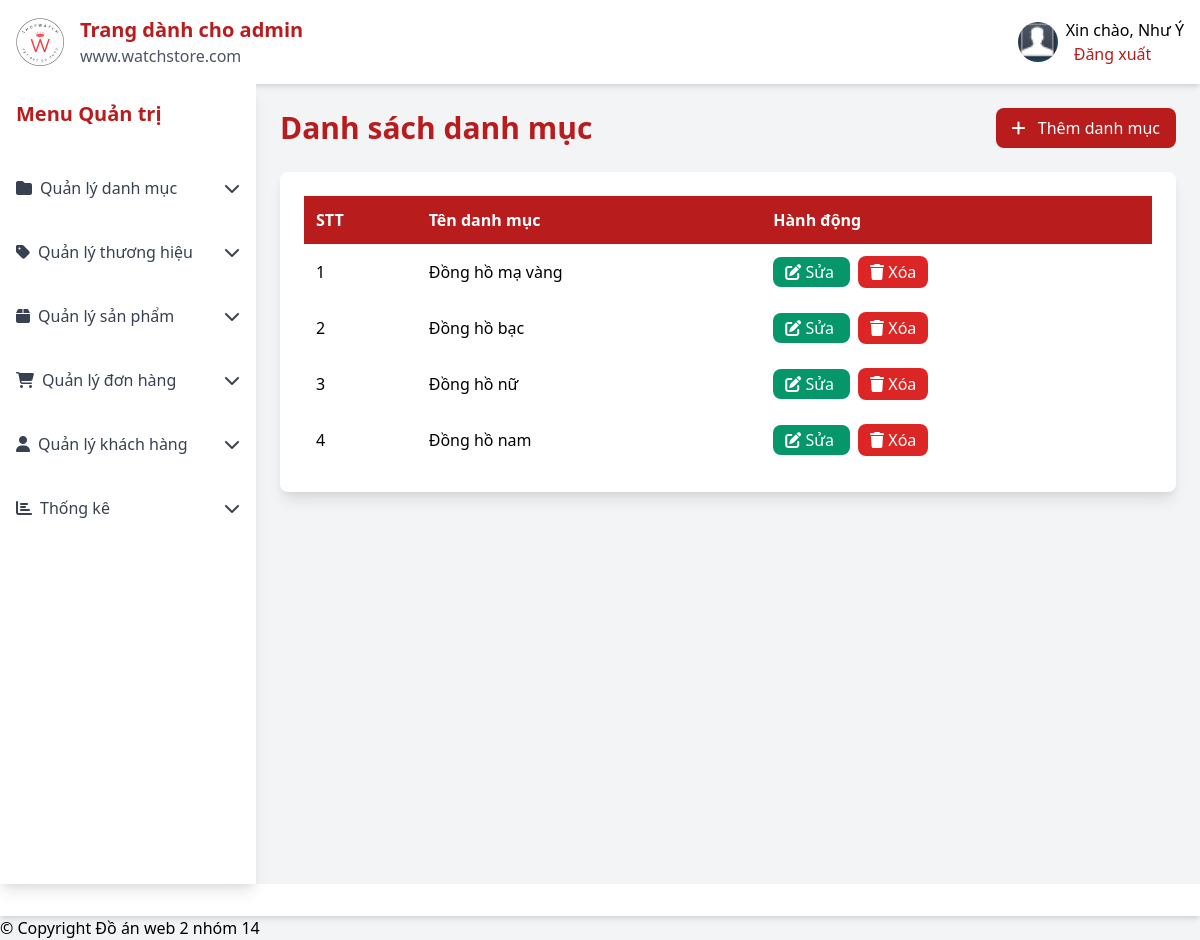
The app's page /admin/catlist.php (signed in) with its own data.
### tables this page shows
CREATE TABLE `tbl_category` (
  `catId` int(11) NOT NULL,
  `catName` varchar(255) NOT NULL
);

### lib/database.php (called while the page is built, shortened)
<?php
Class Database{
    public $host = DB_HOST;
    public $user = DB_USER;
    public $pass = DB_PASS;
    public $dbname = DB_NAME;
    public $link;
private function connectDB(){
    $this->link = new mysqli($this->host, $this->user,$this->pass, $this->dbname);
}
public function select($query, $params = []) {
    try {
        if (empty($params)) {
            $result = $this->link->query($query);
            if ($result->num_rows > 0) {
                return $result;
            } else {
                return false;
            }
        }
    } catch (Exception $e) {
        $this->error = "Lỗi select: " . $e->getMessage();
        error_log($this->error);
        return false;
    }
}
}
?>

### classes/category.php (called while the page is built, shortened)
<?php
$filepath = realpath(dirname(__FILE__));
include_once ($filepath.'/../lib/database.php');
class category {
    private $db;
    public function __construct(){
        $this->db = new Database();
    }
    public function show_category(){
        $query = "SELECT * FROM tbl_category ORDER BY catId DESC";
        $result = $this->db->select($query);
        return $result;
    }
}
?>

### admin/catlist.php (the view, shortened to what this page needs)
<?php
include_once 'inc/header.php';
include_once '../classes/category.php';
$cat = new category();
?>
<!DOCTYPE html>
<html lang="vi">
<head>
</head>
<body class="bg-gray-100 font-sans">
    <div class="flex flex-col min-h-screen">
        <?php include_once 'inc/header.php'; ?>
        <div class="flex flex-1">
            <div class="sidebar fixed inset-y-0 left-0 w-64 md:static md:translate-x-0">
                <?php include_once 'inc/sidebar.php'; ?>
            </div>
            <main class="content flex-1 p-6 ">
                <div class="flex justify-between items-center mb-6">
                    <h2 class="text-3xl font-bold text-red-700">Danh sách danh mục</h2>
                    <a href="catadd.php" class="bg-red-700 text-white px-4 py-2 rounded-lg hover:bg-red-800">
                        <i class="fas fa-plus mr-2"></i> Thêm danh mục
                    </a>
                </div>
                <div class="bg-white shadow-lg rounded-lg p-6">
                    <div class="table-container">
                        <table>
                            <thead>
                                <tr>
                                    <th>STT</th>
                                    <th>Tên danh mục</th>
                                    <th>Hành động</th>
                                </tr>
                            </thead>
                            <tbody>
                                <?php
                                $show_cate = $cat->show_category();
                                if ($show_cate && $show_cate->num_rows > 0) {
                                    $i = 0;
                                    while ($result = $show_cate->fetch_assoc()) {
                                        $i++;
                                ?>
                                        <tr>
                                            <td><?php echo $i; ?></td>
                                            <td><?php echo htmlspecialchars($result['catName']); ?></td>
                                            <td>
                                                <a href="catedit.php?catid=<?php echo $result['catId']; ?>" class="btn btn-edit bg-green-600 text-white px-3 py-1 rounded-lg mr-2">
                                                    <i class="fas fa-edit"></i> Sửa
                                                </a>
                                                <button onclick="confirmDelete(<?php echo $result['catId']; ?>)" class="btn btn-delete bg-red-600 text-white px-3 py-1 rounded-lg">
                                                    <i class="fas fa-trash"></i> Xóa
                                                </button>
                                            </td>
                                        </tr>
                                <?php
                                    }
                                } else {
                                ?>
                                    <tr>
                                        <td colspan="3" class="text-center py-4 text-gray-600">Không có danh mục nào</td>
                                    </tr>
                                <?php
                                }
                                ?>
                            </tbody>
                        </table>
                    </div>
                </div>
            </main>
        </div>
        <footer class="bg-white shadow-md p-4 mt-auto">
            <?php include_once 'inc/footer.php'; ?>
</body>
</html>

### admin/css/catstyle.css (style rules this page uses)
.table-container { overflow-x: auto; }
table { width: 100%; border-collapse: collapse; }
th, td { padding: 1rem; text-align: left; }
th { background-color: #b91c1c; color: white; }
.btn { transition: background-color 0.3s ease; }

### admin/css/customer.css (style rules this page uses)
.table-container { overflow-x: auto; }
table { width: 100%; border-collapse: collapse; }
th, td { padding: 0.75rem; text-align: left; }
th { background-color: #b91c1c; color: white; }

### records on screen
tbl_category: catName "Đồng hồ mạ vàng"
tbl_category: catName "Đồng hồ bạc"
tbl_category: catName "Đồng hồ nữ"
tbl_category: catName "Đồng hồ nam"

### other values on screen
Session::get('adminName') "Như Ý"
